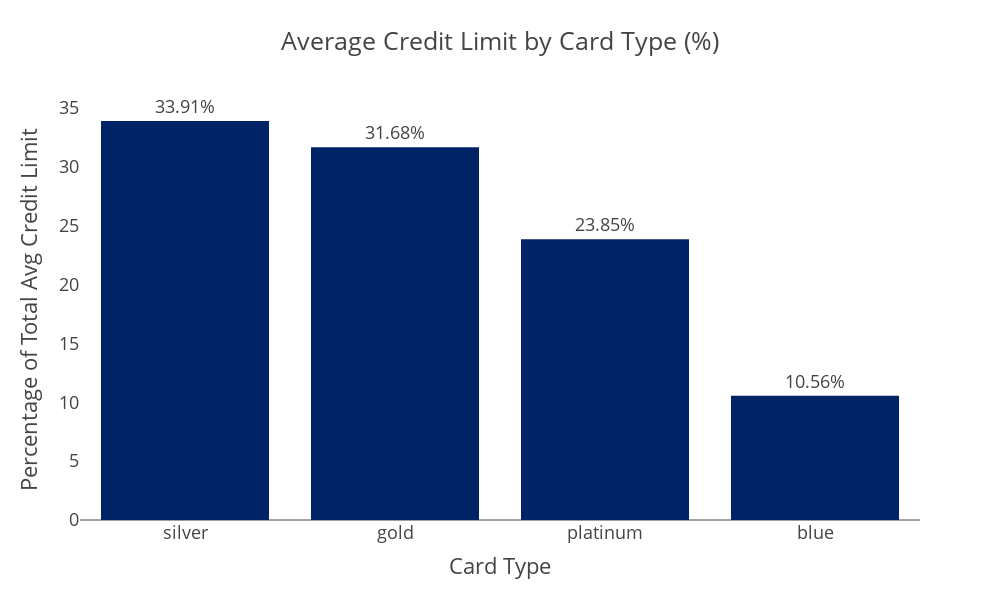

Notebook code cell kept with this figure:
### Code cell
fig = px.bar(
    avg_credit_by_card,
    x='Card_Category',
    y='percentage',
    title='Average Credit Limit by Card Type (%)',
    color_discrete_sequence=['#002366'],
    text='percentage',
    height=600,
    width=1000
)

fig.update_layout(
    template="presentation",
    xaxis_title="Card Type",
    yaxis_title="Percentage of Total Avg Credit Limit",
    legend_title_text=None,
    paper_bgcolor="rgba(0, 0, 0, 0)",
    plot_bgcolor="rgba(0, 0, 0, 0)",
    xaxis=dict(showgrid=False),
    yaxis=dict(showgrid=False)
)

fig.update_traces(
    texttemplate="%{text:.2f}%",
    textposition="outside",
    marker_line_width=0
)

fig.write_image(os.path.join(results_dir, 'Avg_Credit_Limit_by_Card_Type.jpg'))
fig.write_image(os.path.join(results_dir, 'Avg_Credit_Limit_by_Card_Type.png'))
fig.write_html(os.path.join(results_dir, 'Avg_Credit_Limit_by_Card_Type.html'))

fig.show()

### Figure 1 — Plotly figure (JSON) as saved in the notebook; plotly's stock layout.template omitted (floating-point values rounded to 4 significant figures)
{"data": [{"hovertemplate": "Card_Category=%{x}<br>percentage=%{text}<extra></extra>", "legendgroup": "", "marker": {"color": "#002366", "line": {"width": 0}, "pattern": {"shape": ""}}, "name": "", "orientation": "v", "showlegend": false, "text": [33.91, 31.68, 23.85, 10.56], "textposition": "outside", "texttemplate": "%{text:.2f}%", "type": "bar", "x": ["silver", "gold", "platinum", "blue"], "xaxis": "x", "y": [33.91, 31.68, 23.85, 10.56], "yaxis": "y"}], "layout": {"barmode": "relative", "height": 600, "legend": {"tracegroupgap": 0}, "paper_bgcolor": "rgba(0, 0, 0, 0)", "plot_bgcolor": "rgba(0, 0, 0, 0)", "title": {"text": "Average Credit Limit by Card Type (%)"}, "width": 1000, "xaxis": {"anchor": "y", "autorange": true, "domain": [0, 1], "range": [-0.5, 3.5], "showgrid": false, "title": {"text": "Card Type"}, "type": "category"}, "yaxis": {"anchor": "x", "autorange": true, "domain": [0, 1], "range": [0, 35.69], "showgrid": false, "title": {"text": "Percentage of Total Avg Credit Limit"}, "type": "linear"}}}
